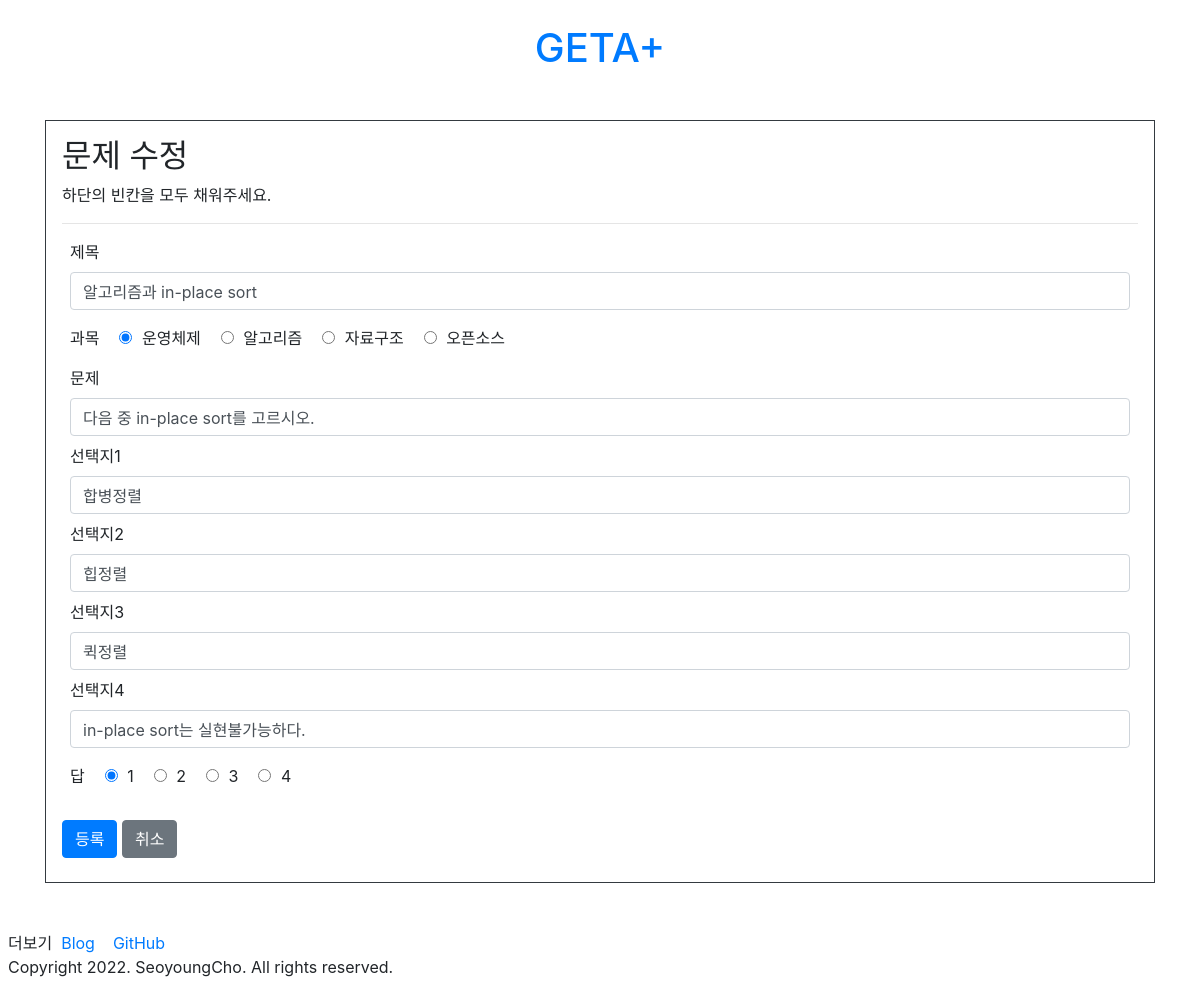
The app's page /questions/question/update/3/ with its own data.
### questions/models.py (models this page shows)
class Question(models.Model):
    title = models.CharField(max_length = 200)
    subject = models.CharField(max_length = 50)
    create_date = models.DateTimeField()
    content = models.TextField()
    ans1 = models.TextField()
    ans2 = models.TextField()
    ans3 = models.TextField()
    ans4 = models.TextField()
    ans = models.TextField()

### questions/views.py (the view)
# urls.py: path('question/update/<int:question_id>/', views.update, name='update'),
def update(request,question_id):
    question = get_object_or_404(Question, pk=question_id)
    if request.method == 'POST':
        form = QuestionForm(request.POST, instance=question)
        if form.is_valid():
            question = form.save(commit=False)
            question.save()
            return redirect('questions:detail', question_id=question_id)
    else:
        form = QuestionForm(instance=question)
    context = {'form': form, 'question': question}
    return render(request, 'questions/updateQuestion.html', context)

### questions/forms.py
class QuestionForm(forms.ModelForm):
    class Meta:
        model = Question
        fields = ['title', 'subject', 'content', 'ans1', 'ans2', 'ans3', 'ans4', 'ans']

### templates/questions/updateQuestion.html (shortened to what this page needs)
<!DOCTYPE html>
<html>
<head>
	{% load static %}
	<link rel="stylesheet" type="text/css" href="{% static 'bootstrap.min.css' %}">
</head>
<body>
	<div>
		<div class="py-4 text-center">
  			<header>
  				<h1><a class="text-decoration-none" href="/">GETA+</a></h1>
  			</header>
   		</div>
        <div class='container my-3'>
    		<div class="border border-dark p-3">
      			<h2>문제 수정</h2>
				하단의 빈칸을 모두 채워주세요.
				<hr>
				<form class="form my-2" method="post">
        			<div class="form-group m-2">
            			<label for="title">제목</label>
            			<input type="text" class="form-control" id="title" name="title" placeholder="제목을 입력하세요"
						value="{{form.title.value}}">
        			</div>
					<div class="form-check-inline m-2">
						<div>과목</div>
						<div class="form-check">
  							<input class="form-check-input" type="radio" name="subject" id="운영체제" value="운영체제" checked>
  							<label class="form-check-label" for="운영체제">운영체제</label>
						</div>
						<div class="form-check">
  							<input class="form-check-input" type="radio" name="subject" id="알고리즘" value="알고리즘">
  							<label class="form-check-label" for="알고리즘">알고리즘</label>
						</div>
						<div class="form-check">
  							<input class="form-check-input" type="radio" name="subject" id="자료구조" value="자료구조">
  							<label class="form-check-label" for="자료구조">자료구조</label>
						</div>
						<div class="form-check">
  							<input class="form-check-input" type="radio" name="subject" id="오픈소스" value="오픈소스">
  							<label class="form-check-label" for="오픈소스">오픈소스</label>
						</div>
					</div>
        			<div class="form-group m-2">
            			<label>문제</label>
            			<input type="text" class="form-control" id="content" name="content" placeholder="문제를 입력하세요"
						value="{{form.content.value}}">
        			</div>
					<div class="form-group m-2">
            			<label>선택지1</label>
            			<input type="text" class="form-control" id="ans1" name="ans1" placeholder="선택지1"
						value="{{form.ans1.value}}">
        			</div>
					<div class="form-group m-2">
            			<label>선택지2</label>
            			<input type="text" class="form-control" id="ans2" name="ans2" placeholder="선택지2"
						value="{{form.ans2.value}}">
        			</div>
					<div class="form-group m-2">
            			<label>선택지3</label>
            			<input type="text" class="form-control" id="ans3" name="ans3" placeholder="선택지3"
						value="{{form.ans3.value}}">
        			</div>
					<div class="form-group m-2">
            			<label>선택지4</label>
            			<input type="text" class="form-control" id="ans4" name="ans4" placeholder="선택지4"
						value="{{form.ans4.value}}">
        			</div>
					<div class="form-check-inline m-2">
						<div>답</div>
						<div class="form-check">
  							<input class="form-check-input" type="radio" name="ans" id="1" value="1" checked>
  							<label class="form-check-label" for="1">1</label>
						</div>
						<div class="form-check">
  							<input class="form-check-input" type="radio" name="ans" id="2" value="2">
  							<label class="form-check-label" for="1">2</label>
						</div>
						<div class="form-check">
  							<input class="form-check-input" type="radio" name="ans" id="3" value="3">
  							<label class="form-check-label" for="1">3</label>
						</div>
						<div class="form-check">
  							<input class="form-check-input" type="radio" name="ans" id="4" value="4">
  							<label class="form-check-label" for="1">4</label>
						</div>
					</div>
        			<br><br>
        			<button type="submit" class="btn btn-primary" id="btn-save">등록</button>
        			<button onclick="location.href='../../{{question.id}}'" type="button" class="btn btn-secondary">취소</button>
    			</form>
    		</div>
  		</div>
		<br>
        <div class='m-2'>
        <div>
            더보기&nbsp;
        	<a href='https://stonesy927.tistory.com/' target='_blank'>
            Blog
        	</a>
        	<a href='https://github.com/ChoSeoyoung' target='_blank'>
            GitHub
        	</a>
      	</div>
		<div>
        	Copyright 2022. SeoyoungCho. All rights reserved.
      	</div>
    	</div>
	</div>
</body>
</html>

### records on screen
Question: title "알고리즘과 in-place sort", content "다음 중 in-place sort를 고르시오.", ans1 "합병정렬", ans2 "힙정렬", ans3 "퀵정렬", ans4 "in-place sort는 실현불가능하다."
